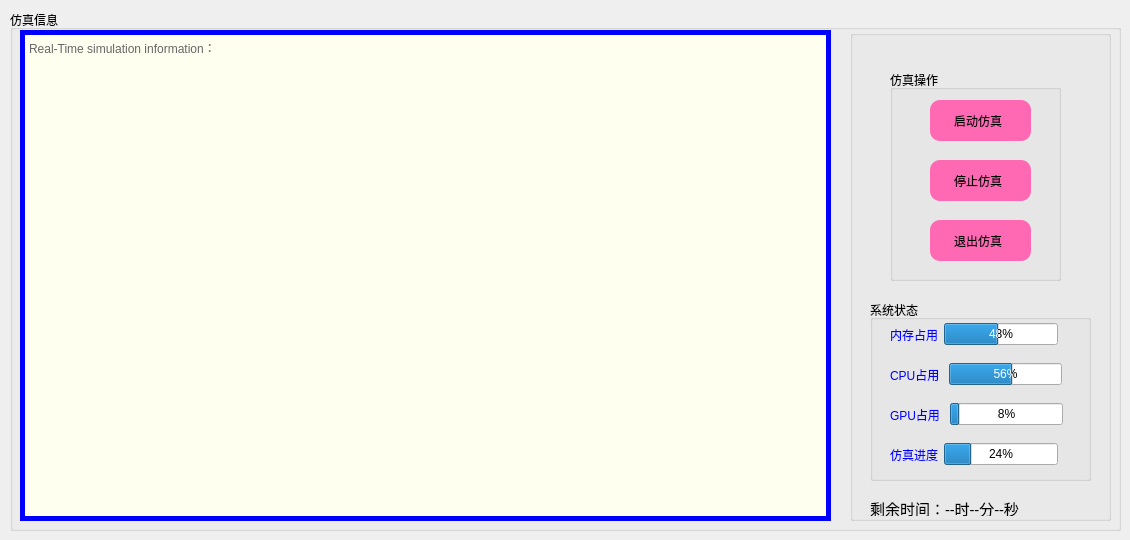
     <widget class="QWidget" name="tab_2">
      <attribute name="title">
       <string>simulation</string>
      </attribute>
      <widget class="QGroupBox" name="groupBox_5">
       <property name="geometry">
        <rect>
         <x>10</x>
         <y>10</y>
         <width>1111</width>
         <height>521</height>
        </rect>
       </property>
       <property name="title">
        <string>仿真信息</string>
       </property>
       <widget class="QTextBrowser" name="textBrowser_sim_info">
        <property name="geometry">
         <rect>
          <x>10</x>
          <y>20</y>
          <width>811</width>
          <height>491</height>
         </rect>
        </property>
        <property name="styleSheet">
         <string notr="true">border:5px solid #0000FF;
color:#000000;
background-color:#FFFFF0;</string>
        </property>
        <property name="html">
         <string>&lt;!DOCTYPE HTML PUBLIC &quot;-//W3C//DTD HTML 4.0//EN&quot; &quot;http://www.w3.org/TR/REC-html40/strict.dtd&quot;&gt;
&lt;html&gt;&lt;head&gt;&lt;meta name=&quot;qrichtext&quot; content=&quot;1&quot; /&gt;&lt;meta charset=&quot;utf-8&quot; /&gt;&lt;style type=&quot;text/css&quot;&gt;
p, li { white-space: pre-wrap; }
hr { height: 1px; border-width: 0; }
li.unchecked::marker { content: &quot;\2610&quot;; }
li.checked::marker { content: &quot;\2612&quot;; }
&lt;/style&gt;&lt;/head&gt;&lt;body style=&quot; font-family:'Microsoft YaHei UI'; font-size:9pt; font-weight:400; font-style:normal;&quot;&gt;
&lt;p style=&quot; margin-top:0px; margin-bottom:0px; margin-left:0px; margin-right:0px; -qt-block-indent:0; text-indent:0px;&quot;&gt;&lt;span style=&quot; font-family:'Arial','Microsoft YaHei','微软雅黑','宋体','Malgun Gothic','Meiryo','sans-serif'; color:#666666;&quot;&gt;Real-Time simulation information：&lt;/span&gt;&lt;/p&gt;&lt;/body&gt;&lt;/html&gt;</string>
        </property>
       </widget>
       <widget class="QGroupBox" name="groupBox_14">
        <property name="geometry">
         <rect>
          <x>840</x>
          <y>20</y>
          <width>261</width>
          <height>491</height>
         </rect>
        </property>
        <property name="title">
         <string/>
        </property>
        <widget class="QGroupBox" name="groupBox_choose_2">
         <property name="geometry">
          <rect>
           <x>40</x>
           <y>40</y>
           <width>171</width>
           <height>211</height>
          </rect>
         </property>
         <property name="title">
          <string>仿真操作</string>
         </property>
         <widget class="QPushButton" name="pushButton_simulation_run">
          <property name="geometry">
           <rect>
            <x>40</x>
            <y>30</y>
            <width>101</width>
            <height>41</height>
           </rect>
          </property>
          <property name="styleSheet">
           <string notr="true">QPushButton{
        border:none;
        color:black;
        font-size:11;
		border-radius:10px;
        padding-left:5px;
        padding-right:10px;
        text-align:middle;
		background:LightGray;
		background-color:#FF69B4;
    }
QPushButton:hover{
        color:white;
        border:1px solid #F3F3F5;
        border-radius:10px;
        background:#00FF00;
}
QPushButton:pressed{
        color:red;
        border:3px solid #4169E1;
        border-radius:10px;
        background:#00FF00;
}
</string>
          </property>
          <property name="text">
           <string>启动仿真</string>
          </property>
         </widget>
         <widget class="QPushButton" name="pushButton_simulation_stop_continue">
          <property name="geometry">
           <rect>
            <x>40</x>
            <y>90</y>
            <width>101</width>
            <height>41</height>
           </rect>
          </property>
          <property name="styleSheet">
           <string notr="true">QPushButton{
        border:none;
        color:black;
        font-size:11;
		border-radius:10px;
        padding-left:5px;
        padding-right:10px;
        text-align:middle;
		background:LightGray;
		background-color:#FF69B4;
    }
QPushButton:hover{
        color:white;
        border:1px solid #F3F3F5;
        border-radius:10px;
        background:#00FF00;
}
QPushButton:pressed{
        color:red;
        border:3px solid #4169E1;
        border-radius:10px;
        background:#00FF00;
}
</string>
          </property>
          <property name="text">
           <string>停止仿真</string>
          </property>
         </widget>
         <widget class="QPushButton" name="pushButton_simulation_quit">
          <property name="geometry">
           <rect>
            <x>40</x>
            <y>150</y>
            <width>101</width>
            <height>41</height>
           </rect>
          </property>
          <property name="styleSheet">
           <string notr="true">QPushButton{
        border:none;
        color:black;
        font-size:11;
		border-radius:10px;
        padding-left:5px;
        padding-right:10px;
        text-align:middle;
		background:LightGray;
		background-color:#FF69B4;
    }
QPushButton:hover{
        color:white;
        border:1px solid #F3F3F5;
        border-radius:10px;
        background:#00FF00;
}
QPushButton:pressed{
        color:red;
        border:3px solid #4169E1;
        border-radius:10px;
        background:#00FF00;
}
</string>
          </property>
          <property name="text">
           <string>退出仿真</string>
          </property>
         </widget>
        </widget>
        <widget class="QGroupBox" name="groupBox_15">
         <property name="geometry">
          <rect>
           <x>20</x>
           <y>270</y>
           <width>221</width>
           <height>181</height>
          </rect>
         </property>
         <property name="title">
          <string>系统状态</string>
         </property>
         <widget class="QWidget" name="layoutWidget">
          <property name="geometry">
           <rect>
            <x>20</x>
            <y>140</y>
            <width>168</width>
            <height>29</height>
           </rect>
          </property>
          <layout class="QHBoxLayout" name="horizontalLayout_16">
           <item>
            <widget class="QLabel" name="label_60">
             <property name="styleSheet">
              <string notr="true">color:#0000ff;</string>
             </property>
             <property name="text">
              <string>仿真进度</string>
             </property>
            </widget>
           </item>
           <item>
            <widget class="QProgressBar" name="progressBar_simulation">
             <property name="value">
              <number>24</number>
             </property>
            </widget>
           </item>
          </layout>
         </widget>
         <widget class="QWidget" name="layoutWidget_5">
          <property name="geometry">
           <rect>
            <x>20</x>
            <y>100</y>
            <width>173</width>
            <height>29</height>
           </rect>
          </property>
          <layout class="QHBoxLayout" name="horizontalLayout_26">
           <item>
            <widget class="QLabel" name="label_61">
             <property name="styleSheet">
              <string notr="true">color:#0000ff;</string>
             </property>
             <property name="text">
              <string>GPU占用 </string>
             </property>
            </widget>
           </item>
           <item>
            <widget class="QProgressBar" name="progressBar_gpu">
             <property name="value">
              <number>8</number>
             </property>
            </widget>
           </item>
          </layout>
         </widget>
         <widget class="QWidget" name="layoutWidget_6">
          <property name="geometry">
           <rect>
            <x>20</x>
            <y>60</y>
            <width>172</width>
            <height>29</height>
           </rect>
          </property>
          <layout class="QHBoxLayout" name="horizontalLayout_27">
           <item>
            <widget class="QLabel" name="label_62">
             <property name="styleSheet">
              <string notr="true">color:#0000ff;</string>
             </property>
             <property name="text">
              <string>CPU占用 </string>
             </property>
            </widget>
           </item>
           <item>
            <widget class="QProgressBar" name="progressBar_cpu">
             <property name="value">
              <number>56</number>
             </property>
            </widget>
           </item>
          </layout>
         </widget>
         <widget class="QWidget" name="layoutWidget_7">
          <property name="geometry">
           <rect>
            <x>20</x>
            <y>20</y>
            <width>168</width>
            <height>29</height>
           </rect>
          </property>
          <layout class="QHBoxLayout" name="horizontalLayout_28">
           <item>
            <widget class="QLabel" name="label_63">
             <property name="styleSheet">
              <string notr="true">color:#0000ff;</string>
             </property>
             <property name="text">
              <string>内存占用</string>
             </property>
            </widget>
           </item>
           <item>
            <widget class="QProgressBar" name="progressBar_memory">
             <property name="value">
              <number>48</number>
             </property>
            </widget>
           </item>
          </layout>
         </widget>
        </widget>
        <widget class="QLabel" name="label_remain_time">
         <property name="geometry">
          <rect>
           <x>20</x>
           <y>470</y>
           <width>171</width>
           <height>16</height>
          </rect>
         </property>
         <property name="font">
          <font>
           <family>SimSun-ExtB</family>
           <pointsize>11</pointsize>
          </font>
         </property>
         <property name="text">
          <string>剩余时间：--时--分--秒</string>
         </property>
        </widget>
       </widget>
      </widget>
     </widget>
